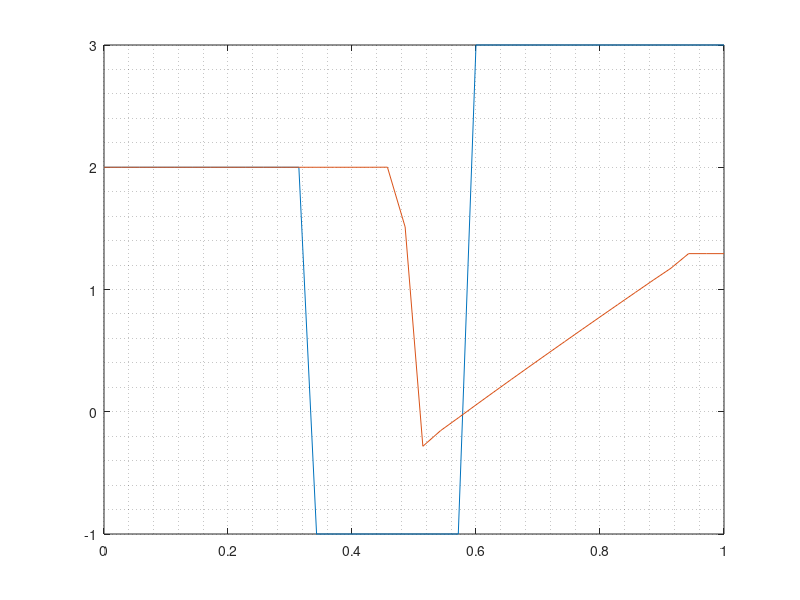

Reproduce this figure in MATLAB.
clear all; close all

data = importdata('output_PLM_limiter_5.dat');

x = linspace(0,1,length(data(1,2:end)));

figure(1)
plot(x,data(1,2:end))
hold on
grid minor
plot(x,data(end,2:end))
hold off

%figure(2)
 %   for t = 1:length(data(:,1))
  %      u = data(t,2:end);
   %     plot(x,u,'linewidth',1.5)
        %xlim([0,1])
        %ylim([-1.1,1.1])
    %    grid minor
     %  pause(2.0)

        %if t == 12
        %    break 
        %end
    %end
